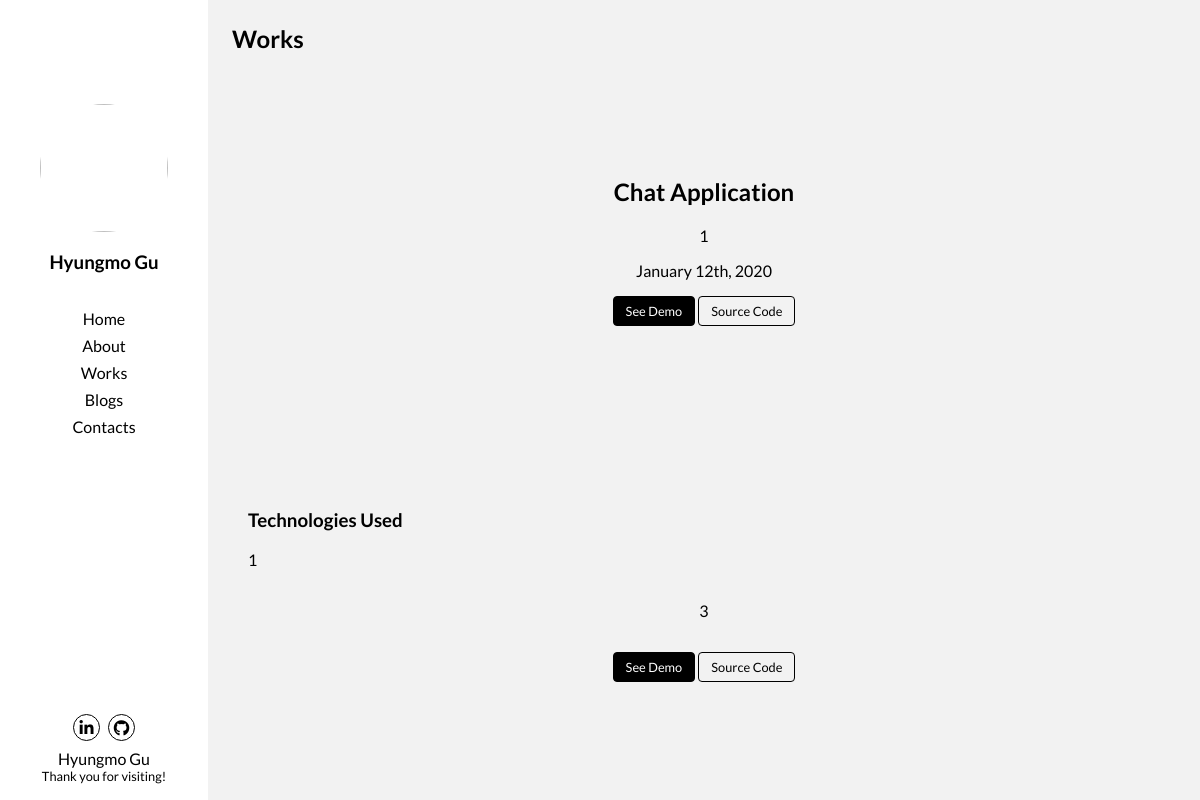
The app's page /works/10, older data.
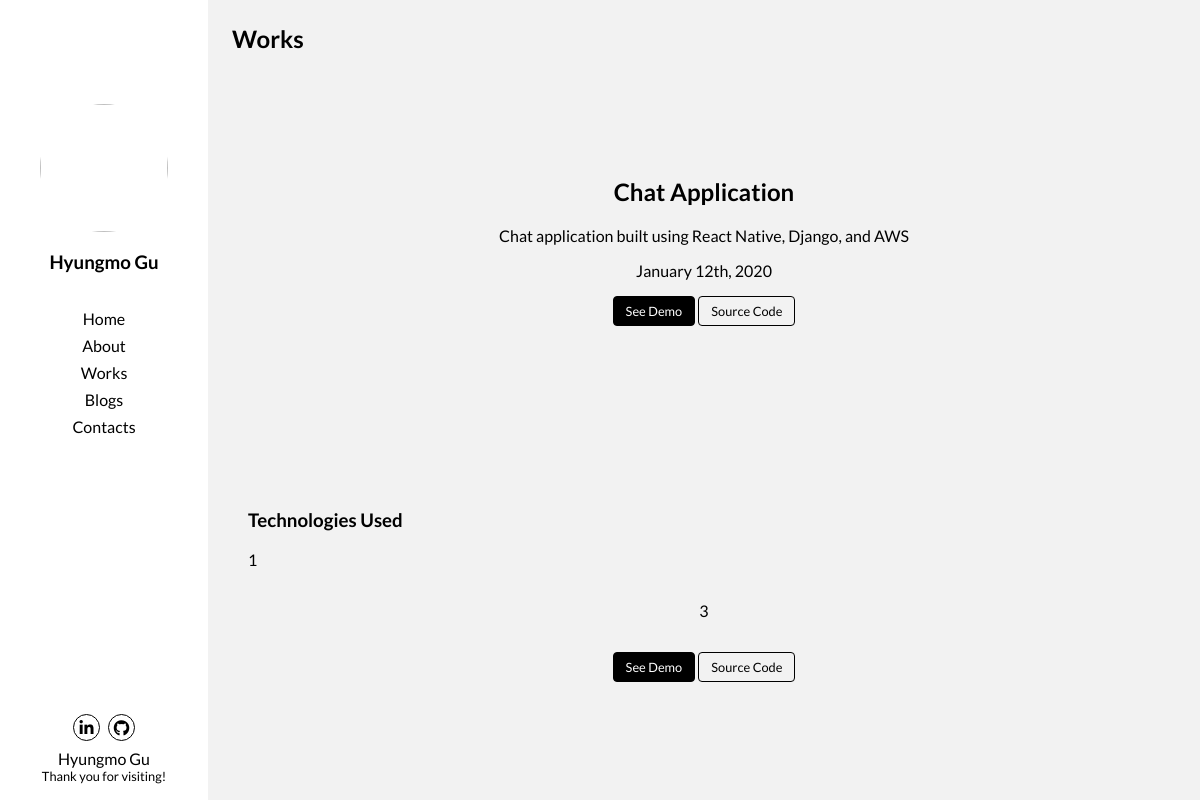
The same page, newer data.
### main/models.py (models this page shows, shortened)
class Project(models.Model):
    title = models.CharField(max_length=255)
    summary = models.CharField(max_length=255)
    date_created = models.DateTimeField(default=datetime.now, blank=True)
    image_main = models.URLField()
    url_demo = models.URLField()
    url_source_code = models.URLField()
    tools_used = models.TextField()
    challenges = models.TextField()
    result = models.TextField()

### main/views.py (the view)
# urls.py: path('works/<int:pk>', views.WorksDetailView.as_view(), name='works_detail'),
class WorksDetailView(DetailView):
    models=models.Project
    template_name = 'main/works_detail.html'
    def get(self, request, pk):
        project = get_object_or_404(
            models.Project,
            pk=pk)
        return render(request, self.template_name, {
            'project': project})

### templates/main/works_detail.html
{% extends 'layout.html' %}
{% load static %}
{% block body_content %}
    <div class="content content-works_detail">
        <header class="header--secondary p-6">
            <h2>Works</h2>
        </header>
        <section class="jumbotron">
            <div>
                <h2>{{ project.title }}</h2>
                <p>
                    {{ project.summary }}
                </p>
                <p>
                    {{ project.date_created|date:'F jS, Y'}}
                </p>
                <div>
                    {% if project.url_demo %}
                        <a href="{{ project.url_demo }}" class="btn btn--primary small">See Demo</a>
                    {% endif %}
                    {% if project.url_source_code %}
                        <a href="{{ project.url_source_code }}" class="btn btn--primary-outline small">Source Code</a>
                    {% endif %}
                </div>
            </div>
        </section>
        <div class="ml-4 mr-4">
            <article>
                <section class="mb-8 mt-8">
                    <h3>Technologies Used</h3>
                    {{ project.tools_used|safe }}
                </section>
                {% if project.result %}
                    <section class="images text-center mb-8">
                        {{ project.result|safe }}
                    </section>
                {% endif %}
                <section class="text-center mb-8">
                    <div>
                        {% if project.url_demo %}
                            <a href="{{ project.url_demo }}" class="btn btn--primary small">See Demo</a>
                        {% endif %}
                        {% if project.url_source_code %}
                            <a href="{{ project.url_source_code }}" class="btn btn--primary-outline small">Source Code</a>
                        {% endif %}
                    </div>
                </section>
            </article>
        </div>
    </div>
{% endblock %}

Row changes from the older to the newer data that the page shows:
changed Project "Chat Application": summary "1" → "Chat application built using React Native, Django, and AWS"
